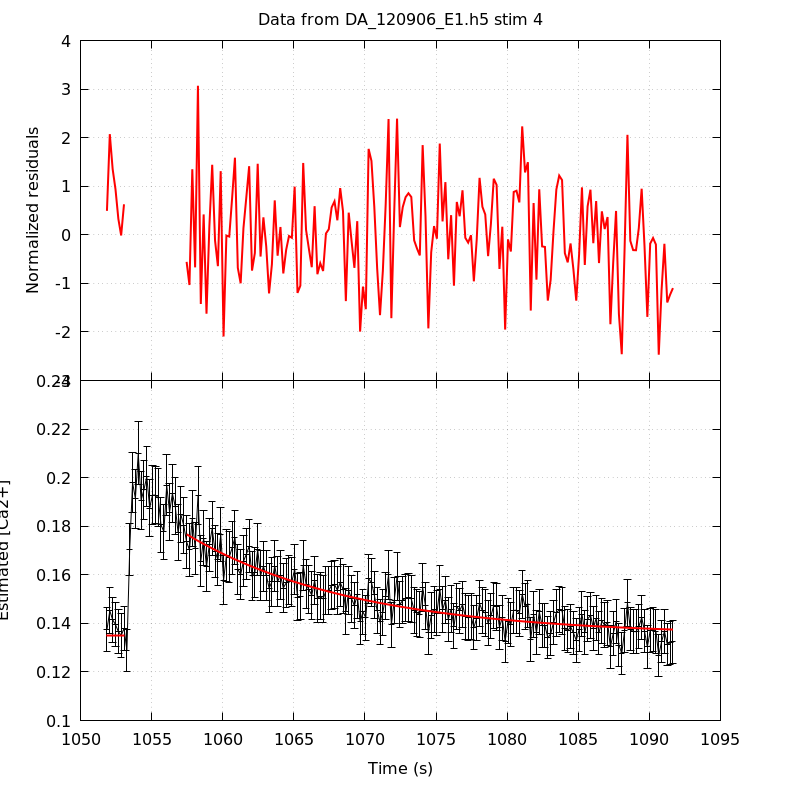

Write the gnuplot code that produced this figure.
unset key
set grid
set multiplot title 'Data from DA_120906_E1.h5 stim 4' noenhanced layout 2,1 margins 0.1,0.9,0.1,0.95 spacing 0,0
set ylabel 'Normalized residuals'
set xtics format ''
plot 'DA_120906_E1_aba_RatioFit_s4' using 1:4 with lines linecolor rgb 'red' linewidth 2
set format x '%g'
set xlabel 'Time (s)'
set ylabel 'Estimated [Ca2+]'
plot 'DA_120906_E1_aba_CaRatio_s4' using 1:2:($3*1.96) with yerrorlines \
     linecolor rgb 'black' linewidth 1,                \
     'DA_120906_E1_aba_RatioFit_s4' using 1:3 with lines linecolor rgb 'red'\
     linewidth 2
unset multiplot
